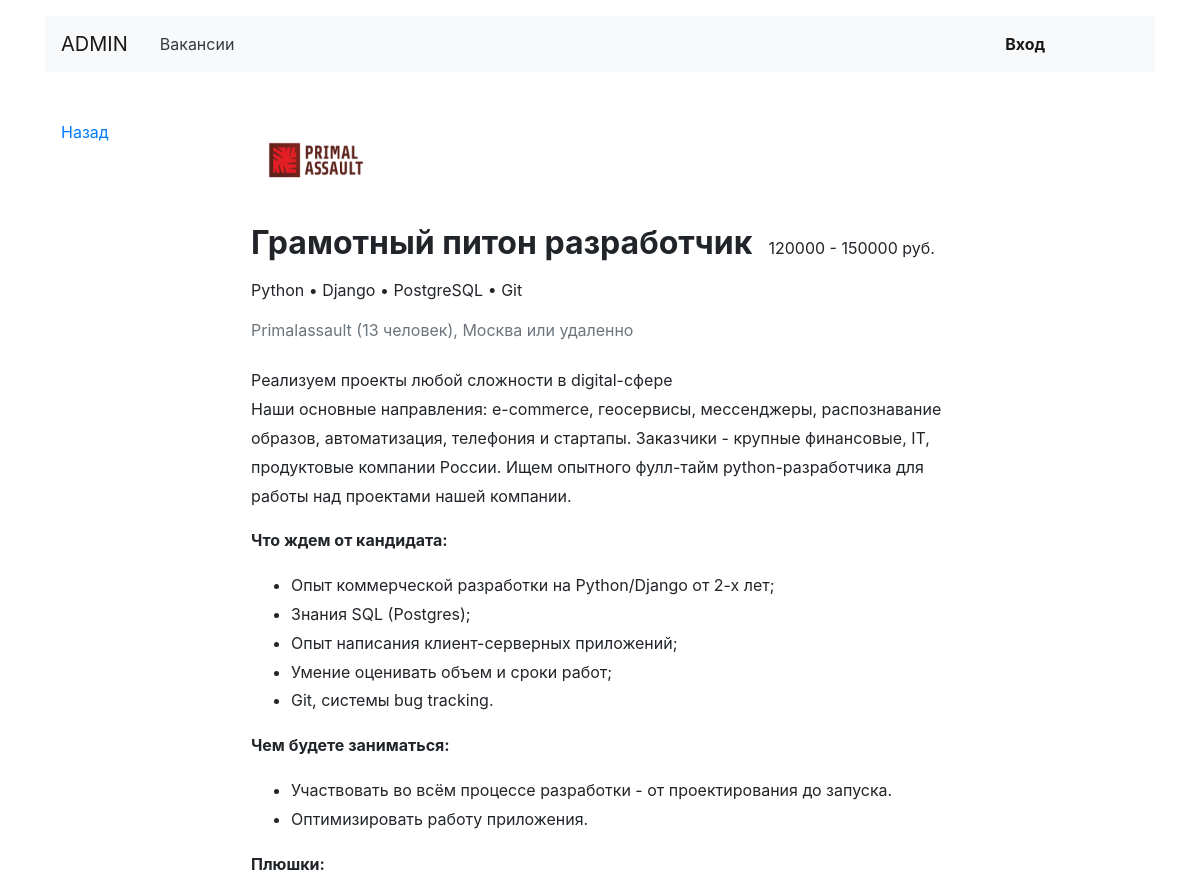
Before: /vacancies/5/ (upper part) with the older database file.
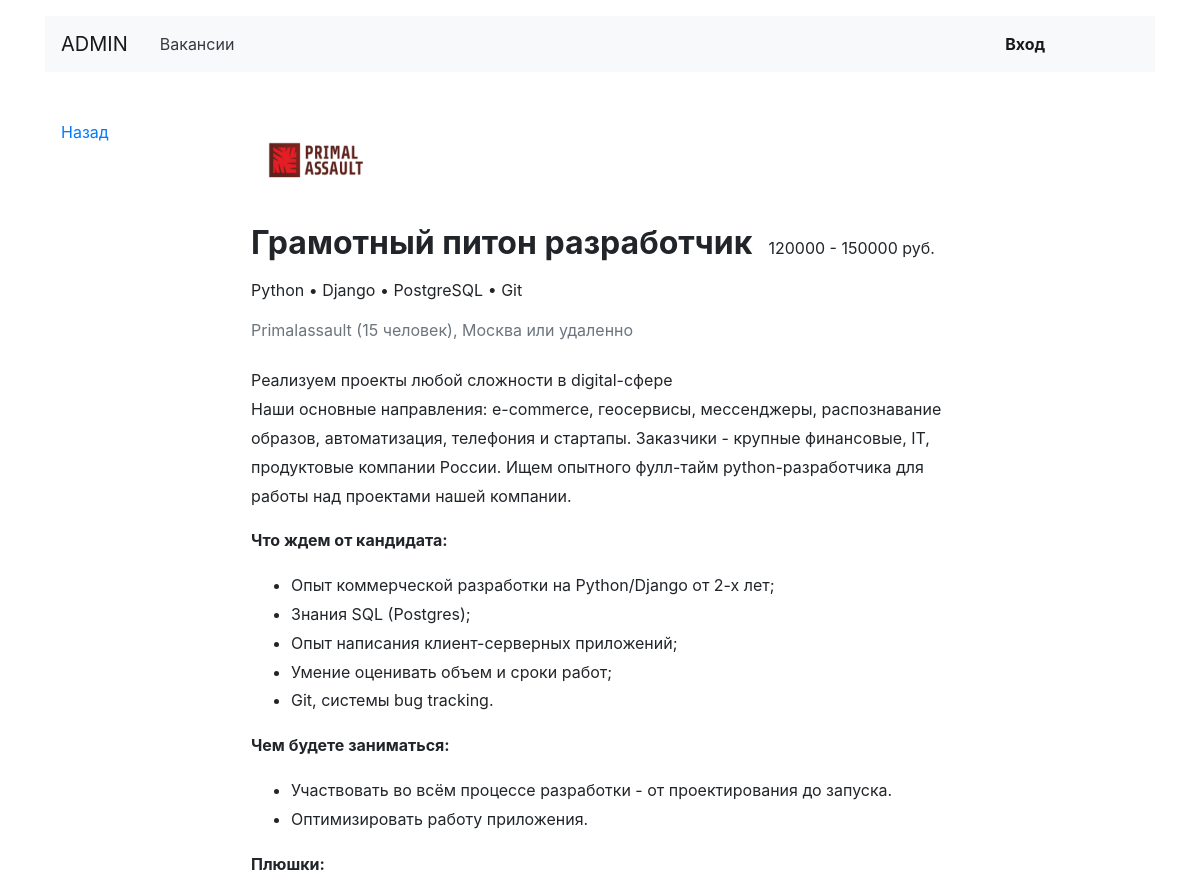
After: the same page with the newer database file.
### vacancy/models.py (models this page shows, shortened)
class Vacancy(models.Model):
    title = models.CharField(max_length=124)
    specialty = models.ForeignKey(Specialty, on_delete=models.CASCADE, related_name="vacancies")
    company = models.ForeignKey(Company, on_delete=models.CASCADE, related_name="vacancies")
    skills = models.CharField(max_length=124)
    description = models.TextField()
    salary_min = models.PositiveSmallIntegerField()
    salary_max = models.PositiveSmallIntegerField()
    published_at = models.DateField(auto_now=True)

class Company(models.Model):
    name = models.CharField(max_length=124)
    location = models.CharField(max_length=124)
    logo = models.ImageField(upload_to="logo")
    description = models.TextField()
    employee_count = models.PositiveSmallIntegerField()
    owner = models.OneToOneField(User, on_delete=models.SET_NULL, related_name="applications", null=True)

### vacancy/views/my_vacancy.py (the view, shortened to what this page needs)
# urls.py: path('vacancies/<int:pk>/', VacancyResponse.as_view(), name='vacancy_view'),
class VacancyResponse(View):
    def get(self, request, pk):
        vacancy = get_object_or_404(Vacancy.objects.select_related('company'), pk=pk)
        form = ApplicationForm()
        context = {'vacancy': vacancy, 'form': form}
        return render(request, template_name='vacancy/vacancies/vacancy.html', context=context)

### vacancy/templatetags/ru_pluralize.py (called while the page is built)
@register.filter()
def ru_pluralize(number: Union[int, str], arg: str = 'вакансия, вакансии, вакансий'):
    nominative_signular, genitive_signular, genitive_plural = arg.split(',')
    number = abs(int(number))
    if 10 <= number <= 20 or (number % 10 in [5, 6, 7, 8, 9, 0]):
        return f'{number} {genitive_plural}'
    if number == 1:
        return f'{number} {nominative_signular}'
    if number % 10 in [2, 3, 4]:
        return f'{number} {genitive_signular}'

### vacancy/templatetags/split_string.py (called while the page is built)
@register.filter()
@stringfilter
def split_string(string_):
    return " • ".join(string_.split(','))

### vacancy/templates/vacancy/vacancies/vacancy.html (shortened to what this page needs)
{% extends 'base.html' %}
{% load ru_pluralize %}
{% load split_string %}
{% block content %}
    <main class="container mt-3 pb-5">
        <div class="row mt-5">
            <div class="col-12 col-lg-2">
                <div class="pl-3 mb-5">
                    <p><a href="{% url 'specialty_vacancies' vacancy.specialty.pk %}">Назад</a></p>
                </div>
            </div>
            <div class="col-12 col-lg-8">
                <section class="pl-3">
                    <a href="{% url 'company_view' vacancy.company.pk %}"><img src="{{ vacancy.company.logo.url }}"
                                                                               width="130" height="80" alt=""></a>
                    <div class="d-flex align-items-baseline align-content-baseline">
                        <h1 class="h2 mt-4 font-weight-bold">{{ vacancy.title }}</h1>
                        <p class="m-0 pl-3">{{ vacancy.salary_min }} - {{ vacancy.salary_max }} руб.</p>
                    </div>
                    <p class="mt-2">{{ vacancy.skills|split_string }}</p>
                    <p class="text-muted mb-4">{{ vacancy.company.name|capfirst }}
                        ({{ vacancy.company.employee_count|ru_pluralize:'человек, человека, человек' }}),
                        {{ vacancy.company.location }} или удаленно </p>
                    <div style="line-height: 1.8;">
                        {{ vacancy.company.description }}<br>
                        {{ vacancy.description|safe }}
                    </div>
                </section>
            </div>
        </div>
    </main>
{% endblock %}

Changed rows visible on the page:
changed Vacancy "Грамотный питон разработчик": company.employee_count|ru_pluralize "13 человек" → "15 человек"
